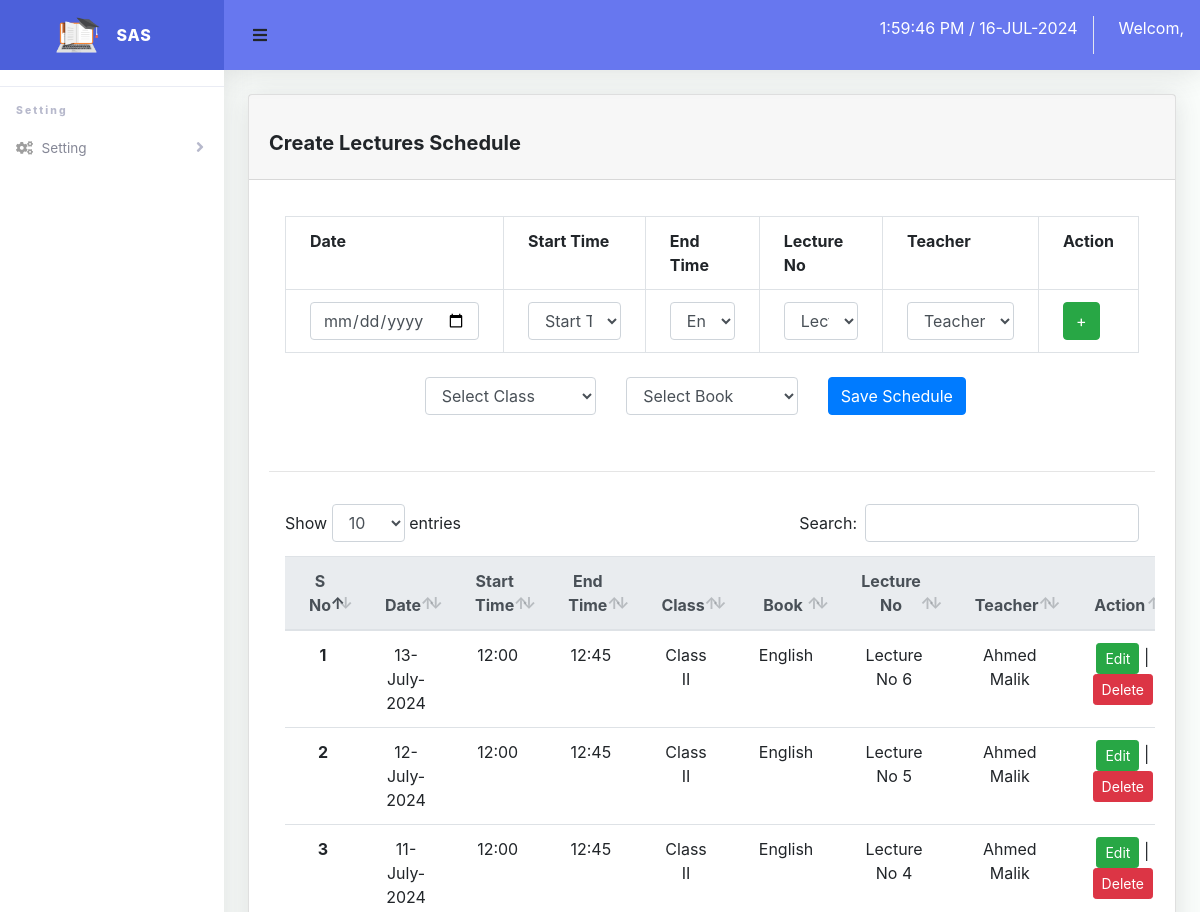
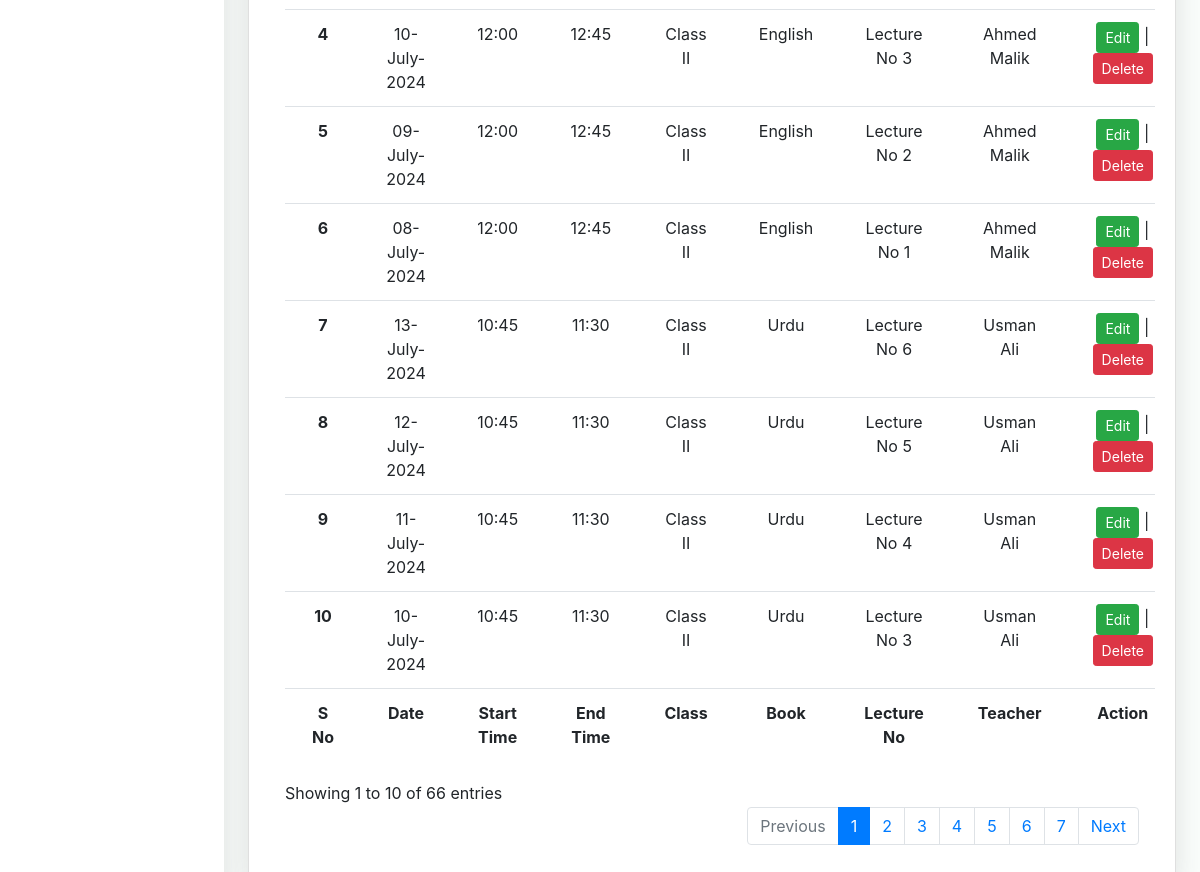
/admin/lecture-schedule/create-schedule.php, run on the app's committed database (2 pictures, top to bottom).
### tables this page shows
CREATE TABLE `lecture_schedule` (
  `id` int(10) NOT NULL,
  `class_id` int(10) NOT NULL,
  `book_id` int(10) NOT NULL,
  `teacher_id` int(10) NOT NULL,
  `lecture_id` int(11) NOT NULL,
  `start_time` time(6) NOT NULL,
  `end_time` time(6) NOT NULL,
  `lecture_date` date NOT NULL
);

CREATE TABLE `class` (
  `id` int(10) NOT NULL,
  `name` varchar(255) NOT NULL
);

CREATE TABLE `book` (
  `id` int(10) NOT NULL,
  `name` varchar(255) NOT NULL,
  `class_id` int(10) NOT NULL
);

CREATE TABLE `lectures` (
  `id` int(10) NOT NULL,
  `class_id` int(10) NOT NULL,
  `book_id` int(10) NOT NULL,
  `lecture_no` varchar(255) NOT NULL,
  `lecture` varchar(255) NOT NULL,
  `teacher_id` int(10) NOT NULL
);

CREATE TABLE `teacher` (
  `id` int(10) NOT NULL,
  `fullname` varchar(255) NOT NULL,
  `username` varchar(255) NOT NULL,
  `password` varchar(255) NOT NULL,
  `address` varchar(255) NOT NULL,
  `phone_no` varchar(100) NOT NULL
);

### include/function.php (called while the page is built, shortened)
<?php
require_once 'config.php';
function query($q)
{
	global $conn;
	$result = mysqli_query($conn, $q);
	if ($result) {
		$data = mysqli_fetch_all($result, MYSQLI_ASSOC);
		return $data;
	} else {
		$msg = array(
			'status' => false,
			'msg' => 'Connection failed: ' . mysqli_error($conn),
		);
	}
	return true;
}

### admin/lecture-schedule/create-schedule.php (the view, shortened to what this page needs)
<?php
require_once '../../include/header.php';
require_once '../../include/function.php';
$q = 'SELECT lecture_schedule.*, class.name as class_name, book.name as book_name, teacher.fullname as teacher_name,
lectures.lecture_no AS lec_no FROM lecture_schedule INNER JOIN class ON class.id = lecture_schedule.class_id
INNER JOIN book ON book.id = lecture_schedule.book_id INNER JOIN lectures ON lectures.id = lecture_schedule.lecture_id
INNER JOIN teacher ON teacher.id = lecture_schedule.teacher_id ORDER BY lecture_schedule.id DESC';
$lecture = query($q);
?>
<div class="container-fluid">
    <div class="card mb-4">
        <div class="card-header d-flex flex-row align-items-center justify-content-between">
            <h5 class="card-title text-center mt-4 font-weight-bold">Create Lectures Schedule</h5>
        </div>
        <div class="card-body">
            <form id="schedule-form" method="post" class="submitData" action="process.php">
                <div class="table p-3">
                    <table class="table table-bordered" id="dynamic_field">
                        <tr>
                            <th>Date</th>
                            <th>Start Time</th>
                            <th>End Time</th>
                            <th>Lecture No</th>
                            <th>Teacher</th>
                            <th>Action</th>
                        </tr>
                        <tr>
                            <td>
                                <input type="date" name="lecture_date[]" class="form-control" required />
                            </td>
                            <td>
                                <select name="start_time[]" class="form-control">
                                    <option value="">Start Time</option>
                                    <?php
                                    echo '</select>';
                                    ?>
                            </td>
                            <td>
                                <select name="end_time[]" class="form-control">
                                    <option value="">End Time</option>
                                    <?php
                                    echo '</select>';
                                    ?>
                            </td>
                            <td>
                                <select class="form-control lecture_selected" name="lecture_id[]" id="lecture_id" required>
                                    <option value="">Lecture</option>
                                </select>
                            </td>
                            <td>
                                <select class="form-control" name="teacher_id[]" id="teacher_id" required>
                                    <option value="">Teacher</option>
                                </select>
                            </td>
                            <td><button type="button" name="add" id="add" class="btn btn-success">+</button></td>
                        </tr>
                    </table>
                    <div class="row justify-content-center m-4 inputRow">
                        <div class="input-group col-3">
                            <select class="form-control" name="class_id" id="classId" required>
                                <option value="">Select Class</option>
                            </select>
                        </div>
                        <div class="input-group col-3">
                            <select class="form-control" name="book_id" id="bookSelect" required>
                                <option value="">Select Book</option>
                            </select>
                        </div>
                        <div class="input-group col-3">
                            <button type="submit" class="btn btn-primary">
                                Save Schedule
                            </button>
                        </div>
                    </div>
                </div>
            </form>
            <hr class="sidebar-divider">
            <div class="table-responsive p-3">
                <table class="table align-items-center table-flush table-hover text-center" id="dataTableHover">
                    <thead class="thead-light">
                        <tr>
                            <th>S No</th>
                            <th>Date</th>
                            <th>Start Time</th>
                            <th>End Time</th>
                            <th>Class</th>
                            <th>Book</th>
                            <th>Lecture No</th>
                            <th>Teacher</th>
                            <th>Action</th>
                        </tr>
                    </thead>
                    <tfoot>
                        <tr>
                            <th>S No</th>
                            <th>Date</th>
                            <th>Start Time</th>
                            <th>End Time</th>
                            <th>Class</th>
                            <th>Book</th>
                            <th>Lecture No</th>
                            <th>Teacher</th>
                            <th>Action</th>
                        </tr>
                    </tfoot>
                    <tbody>
                        <?php foreach ($lecture as $key => $value) {
                            echo  ' <tr class="text-capitalize">
                                        <th>' . $key + 1 . '</th>
                                        <td>' . date_format(new DateTime($value['lecture_date']), 'd-F-Y') . '</td>
                                        <td>'  . date('H:i', strtotime($value['start_time'])) . '</td>
                                        <td>' . date('H:i', strtotime($value['end_time'])) . '</td>
                                        <td>Class ' . $value['class_name'] . '</td>
                                        <td>' . $value['book_name'] . '</td>
                                        <td>Lecture No ' . $value['lec_no'] . '</td>
                                        <td>' . $value['teacher_name'] . '</td>
                                        <td>
                                            <a class="text-white btn btn-success btn-sm" href="edit-schedule.php?id='
                                . $value['id'] . '">Edit</a> |
                                            <a class="text-white btn btn-danger  btn-sm delete" href="process.php" data-id="'
                                . $value['id'] . '">Delete</a>
                                        </td>
                                    </tr>';
                        } ?>
                    </tbody>
                </table>
            </div>
        </div>
    </div>
</div>
<?php
require_once '../../include/footer.php';
?>

### assets/css/dashboard.css (style rules this page uses)
html { position: relative; min-height: 100%; font-family: Nunito }
body { height: 100% }
.container, .container-fluid, .container-login { padding-left: 1.5rem; padding-right: 1.5rem }
.table-flush td, .table-flush th { border-right: 0; border-left: 0 }
.table-flush tbody tr:first-child td, .table-flush tbody tr:first-child th { border-top: 0 }
.table-flush tbody tr:last-child td, .table-flush tbody tr:last-child th { border-bottom: 0 }
.card .table { margin-bottom: 0 }
.card .table td, .card .table th { padding-right: 1.5rem; padding-left: 1.5rem }
.card { -webkit-box-shadow: 0 .15rem 1.75rem 0 rgba(58, 59, 69, .15) !important; box-shadow: 0 .15rem 1.75rem 0 rgba(58, 59, 69, .15) !important }

### data on the page
lecture_schedule: lecture_date "13-July-2024", start_time "12:00", end_time "12:45", class.name "II", book.name "English", lecture.lecture_no "6", teacher.fullname "Ahmed Malik"
lecture_schedule: lecture_date "12-July-2024", start_time "12:00", end_time "12:45", class.name "II", book.name "English", lecture.lecture_no "5", teacher.fullname "Ahmed Malik"
lecture_schedule: lecture_date "11-July-2024", start_time "12:00", end_time "12:45", class.name "II", book.name "English", lecture.lecture_no "4", teacher.fullname "Ahmed Malik"
lecture_schedule: lecture_date "10-July-2024", start_time "12:00", end_time "12:45", class.name "II", book.name "English", lecture.lecture_no "3", teacher.fullname "Ahmed Malik"
lecture_schedule: lecture_date "09-July-2024", start_time "12:00", end_time "12:45", class.name "II", book.name "English", lecture.lecture_no "2", teacher.fullname "Ahmed Malik"
lecture_schedule: lecture_date "08-July-2024", start_time "12:00", end_time "12:45", class.name "II", book.name "English", lecture.lecture_no "1", teacher.fullname "Ahmed Malik"
lecture_schedule: lecture_date "13-July-2024", start_time "10:45", end_time "11:30", class.name "II", book.name "Urdu", lecture.lecture_no "6", teacher.fullname "Usman Ali"
lecture_schedule: lecture_date "12-July-2024", start_time "10:45", end_time "11:30", class.name "II", book.name "Urdu", lecture.lecture_no "5", teacher.fullname "Usman Ali"
lecture_schedule: lecture_date "11-July-2024", start_time "10:45", end_time "11:30", class.name "II", book.name "Urdu", lecture.lecture_no "4", teacher.fullname "Usman Ali"
lecture_schedule: lecture_date "10-July-2024", start_time "10:45", end_time "11:30", class.name "II", book.name "Urdu", lecture.lecture_no "3", teacher.fullname "Usman Ali"
